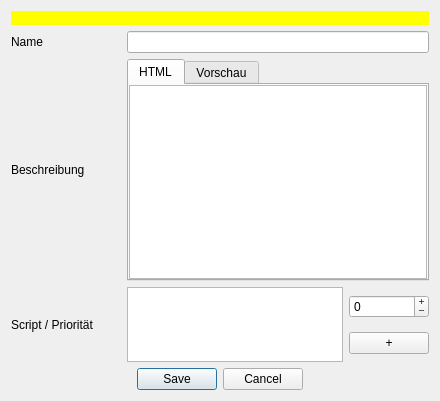
<?xml version="1.0" encoding="UTF-8"?>
<ui version="4.0">
 <class>dialog</class>
 <widget class="QDialog" name="dialog">
  <property name="windowModality">
   <enum>Qt::ApplicationModal</enum>
  </property>
  <property name="geometry">
   <rect>
    <x>0</x>
    <y>0</y>
    <width>440</width>
    <height>401</height>
   </rect>
  </property>
  <property name="windowTitle">
   <string>Sephrasto - Waffeneigenschaft bearbeiten...</string>
  </property>
  <layout class="QGridLayout" name="gridLayout_2">
   <item row="0" column="0">
    <layout class="QGridLayout" name="gridLayout">
     <item row="2" column="1">
      <widget class="QTabWidget" name="tabWidget">
       <property name="currentIndex">
        <number>0</number>
       </property>
       <widget class="QWidget" name="tab">
        <attribute name="title">
         <string>HTML</string>
        </attribute>
        <layout class="QVBoxLayout" name="verticalLayout">
         <property name="spacing">
          <number>0</number>
         </property>
         <property name="leftMargin">
          <number>0</number>
         </property>
         <property name="topMargin">
          <number>0</number>
         </property>
         <property name="rightMargin">
          <number>0</number>
         </property>
         <property name="bottomMargin">
          <number>0</number>
         </property>
         <item>
          <widget class="QPlainTextEdit" name="teBeschreibung">
           <property name="sizePolicy">
            <sizepolicy hsizetype="Expanding" vsizetype="MinimumExpanding">
             <horstretch>0</horstretch>
             <verstretch>0</verstretch>
            </sizepolicy>
           </property>
          </widget>
         </item>
        </layout>
       </widget>
       <widget class="QWidget" name="tab_2">
        <attribute name="title">
         <string>Vorschau</string>
        </attribute>
        <layout class="QVBoxLayout" name="verticalLayout_2">
         <property name="leftMargin">
          <number>0</number>
         </property>
         <property name="topMargin">
          <number>0</number>
         </property>
         <property name="rightMargin">
          <number>0</number>
         </property>
         <property name="bottomMargin">
          <number>0</number>
         </property>
         <item>
          <widget class="QTextBrowser" name="tbBeschreibung"/>
         </item>
        </layout>
       </widget>
      </widget>
     </item>
     <item row="2" column="0">
      <widget class="QLabel" name="label_5">
       <property name="text">
        <string>Beschreibung</string>
       </property>
      </widget>
     </item>
     <item row="3" column="0">
      <widget class="QLabel" name="label_3">
       <property name="minimumSize">
        <size>
         <width>110</width>
         <height>0</height>
        </size>
       </property>
       <property name="text">
        <string>Script / Priorität</string>
       </property>
      </widget>
     </item>
     <item row="3" column="1">
      <layout class="QHBoxLayout" name="horizontalLayout">
       <item>
        <widget class="QPlainTextEdit" name="teScript"/>
       </item>
       <item>
        <layout class="QVBoxLayout" name="verticalLayout_3">
         <item>
          <widget class="QSpinBox" name="spinScriptPrio">
           <property name="toolTip">
            <string>&lt;html&gt;&lt;head/&gt;&lt;body&gt;&lt;p&gt;Die Skript-Priorität legt die Reihenfolge der Auswertung fest. 0 ist Standard, negative Werte werden davor, positive Werte danach ausgewertet. Dies ist relevant, falls bspw. die INI verdoppelt werden soll nachdem Kampfreflexe eingerechnet wurde. In diesem Fall sollte die Skript-Priorität höher als die von Kampfreflexe sein.&lt;/p&gt;&lt;/body&gt;&lt;/html&gt;</string>
           </property>
           <property name="buttonSymbols">
            <enum>QAbstractSpinBox::PlusMinus</enum>
           </property>
           <property name="minimum">
            <number>-999</number>
           </property>
           <property name="maximum">
            <number>999</number>
           </property>
           <property name="singleStep">
            <number>1</number>
           </property>
           <property name="value">
            <number>0</number>
           </property>
          </widget>
         </item>
         <item>
          <widget class="QPushButton" name="buttonPickScript">
           <property name="toolTip">
            <string>Scripteditor öffnen</string>
           </property>
           <property name="text">
            <string>+</string>
           </property>
           <property name="class" stdset="0">
            <string>iconSmall</string>
           </property>
          </widget>
         </item>
        </layout>
       </item>
      </layout>
     </item>
     <item row="1" column="1">
      <widget class="QLineEdit" name="leName"/>
     </item>
     <item row="1" column="0">
      <widget class="QLabel" name="label">
       <property name="text">
        <string>Name</string>
       </property>
      </widget>
     </item>
     <item row="0" column="0" colspan="2">
      <widget class="QLabel" name="warning">
       <property name="visible">
        <bool>false</bool>
       </property>
       <property name="styleSheet">
        <string notr="true">background-color: rgb(255, 255, 0); color: black;</string>
       </property>
       <property name="text">
        <string/>
       </property>
       <property name="wordWrap">
        <bool>true</bool>
       </property>
      </widget>
     </item>
    </layout>
   </item>
   <item row="1" column="0">
    <widget class="QDialogButtonBox" name="buttonBox">
     <property name="orientation">
      <enum>Qt::Horizontal</enum>
     </property>
     <property name="standardButtons">
      <set>QDialogButtonBox::Cancel|QDialogButtonBox::Save</set>
     </property>
     <property name="centerButtons">
      <bool>true</bool>
     </property>
    </widget>
   </item>
  </layout>
 </widget>
 <tabstops>
  <tabstop>leName</tabstop>
 </tabstops>
 <resources/>
 <connections>
  <connection>
   <sender>buttonBox</sender>
   <signal>accepted()</signal>
   <receiver>dialog</receiver>
   <slot>accept()</slot>
   <hints>
    <hint type="sourcelabel">
     <x>248</x>
     <y>254</y>
    </hint>
    <hint type="destinationlabel">
     <x>157</x>
     <y>274</y>
    </hint>
   </hints>
  </connection>
  <connection>
   <sender>buttonBox</sender>
   <signal>rejected()</signal>
   <receiver>dialog</receiver>
   <slot>reject()</slot>
   <hints>
    <hint type="sourcelabel">
     <x>316</x>
     <y>260</y>
    </hint>
    <hint type="destinationlabel">
     <x>286</x>
     <y>274</y>
    </hint>
   </hints>
  </connection>
 </connections>
</ui>
